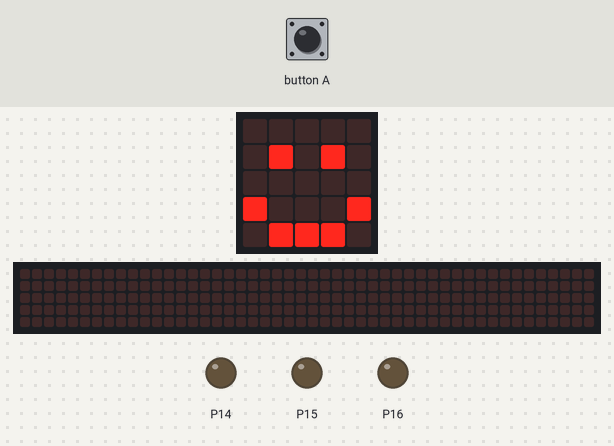
A program run on a simulated BBC micro:bit (MakeCode). Shown: the board's 5×5 LED display, a strip that is not on the board, showing the scrolling text unrolled, output pins drawn as LEDs (lit = HIGH). The inputs (shaded band) are chosen by the test bench. The 48×5 strip is a reading aid, not a part: it shows the text the display is scrolling, unrolled, one strip-width of it at a time.

Above: at 1.8 s.
1.9 s: button A pressed for 0.15 s
At 7.1 s:
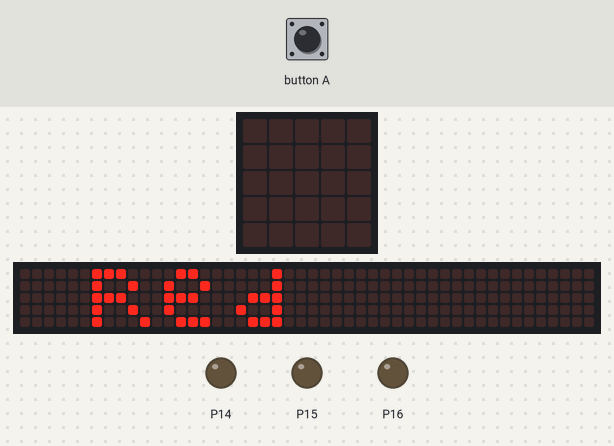
At 7.9 s:
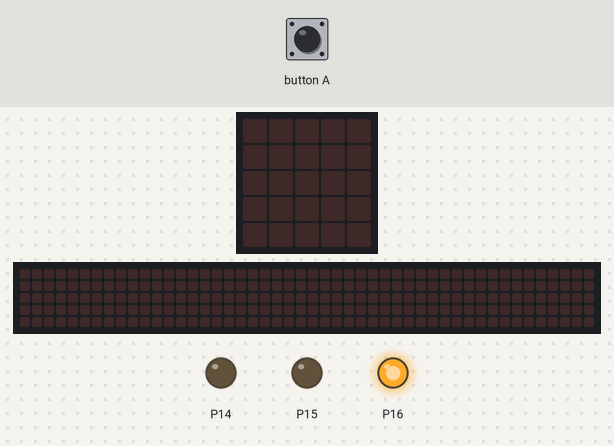
Timing chart, 0 to 9.4 s (numbered marks = the images above; inputs shaded):
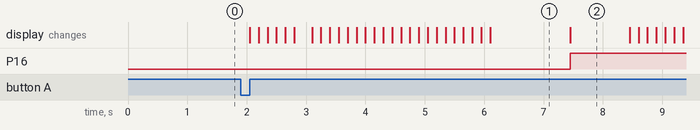

Measured:
- after the input at 1.9 s, P16: LOW → HIGH after 5.6 s; the display: first changes after 0.15 s (image 1 shows a later state)
- what the display in image 1 shows lasts 1.4 s, from 6.1 s to 7.5 s

The program:

main.ts
```typescript
// (licence header left out)
// setup
basic.clearScreen()
basic.showIcon(IconNames.Happy)
pins.digitalWritePin(DigitalPin.P16, 0)
pins.digitalWritePin(DigitalPin.P15, 0)
pins.digitalWritePin(DigitalPin.P14, 0)

input.onButtonPressed(Button.A, function () {
  // red
  basic.showString(' Red ')
  pins.digitalWritePin(DigitalPin.P16, 1)
  pins.digitalWritePin(DigitalPin.P15, 0)
  pins.digitalWritePin(DigitalPin.P14, 0)
  pause(1000)
  // green
  basic.showString('Green ')
  pins.digitalWritePin(DigitalPin.P16, 0)
  pins.digitalWritePin(DigitalPin.P15, 1)
  pins.digitalWritePin(DigitalPin.P14, 0)
  pause(1000)
  // blue
  basic.showString('Blue ')
  pins.digitalWritePin(DigitalPin.P16, 0)
  pins.digitalWritePin(DigitalPin.P15, 0)
  pins.digitalWritePin(DigitalPin.P14, 1)
  pause(1000)
  // yellow
  basic.showString('Yellow ')
  pins.digitalWritePin(DigitalPin.P16, 1)
  pins.digitalWritePin(DigitalPin.P15, 1)
  pins.digitalWritePin(DigitalPin.P14, 0)
  pause(1000)
  // magenta
  basic.showString('Magenta ')
  pins.digitalWritePin(DigitalPin.P16, 1)
  pins.digitalWritePin(DigitalPin.P15, 0)
  pins.digitalWritePin(DigitalPin.P14, 1)
  pause(1000)
  // cyan
  basic.showString('Cyan ')
  pins.digitalWritePin(DigitalPin.P16, 0)
  pins.digitalWritePin(DigitalPin.P15, 1)
  pins.digitalWritePin(DigitalPin.P14, 1)
  pause(1000)
  // white
  basic.showString('White')
  pins.digitalWritePin(DigitalPin.P16, 1)
  pins.digitalWritePin(DigitalPin.P15, 1)
  pins.digitalWritePin(DigitalPin.P14, 1)
  pause(1000)
  // turn off
  pins.digitalWritePin(DigitalPin.P16, 0)
  pins.digitalWritePin(DigitalPin.P15, 0)
  pins.digitalWritePin(DigitalPin.P14, 0)
})
```
